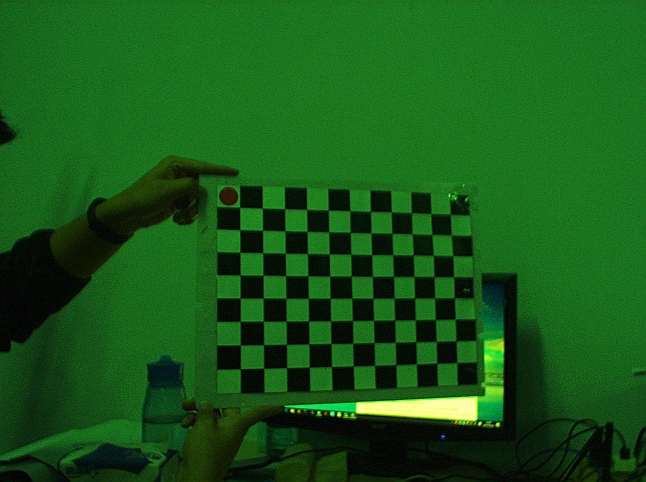
#> input picture opencvtest/image/image10.jpg, 1292 x 964 px (shown at 1/2 size); its folder holds only this picture in this run
$ python findh.py
#> lines starting #> are read from the running program, lines starting #| are printed output that depends on the picture; after the words box and inside, x2 and y2 are one past the last pixel; in counts of white or black regions, pixels touching at a corner belong together; long printed decimals are rounded
import numpy as np
import cv2
import glob

# termination criteria
criteria = (cv2.TERM_CRITERIA_EPS + cv2.TERM_CRITERIA_MAX_ITER, 30, 0.001)
cbrow = 11
cbcol = 8
# prepare object points, like (0,0,0), (1,0,0), (2,0,0) ....,(6,5,0)
objp = np.zeros((cbrow * cbcol,3), np.float32)
objp[:,:2] = np.mgrid[0:cbcol,0:cbrow].T.reshape(-1,2)
objp=objp
# Arrays to store object points and image points from all the images.
objpoints = [] # 3d point in real world space
imgpoints = [] # 2d points in image plane.
images = glob.glob('*.jpg')
for fname in images:
    print(fname,'1')
    gray = cv2.imread(fname,0)
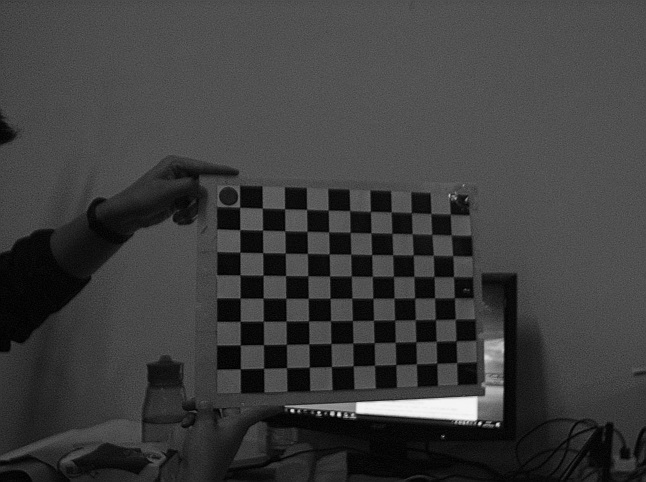
#> gray: shape (964, 1292) (shown at 1/2 size); min 0, max 249, mean 61.1
    # gray = cv2.cvtColor(img,cv2.COLOR_BGR2GRAY)
    # Find the chess board corners
    ret, corners = cv2.findChessboardCorners(gray, (cbcol, cbrow),None)
#> ret = True; corners = 88 rows, first 8: [902.1, 431.3], [902, 470.5], [905.3, 510.1], [907.6, 552.1], [908.3, 594.2], [911, 639], [913, 683.5], [914.7, 725.4]
    # If found, add object points, image points (after refining them)
    if ret == True:
        print(fname,'2')
        objpoints.append(objp)
        corners2=cv2.cornerSubPix(gray,corners,(11,11),(-1,-1),criteria)
#> corners2 = 88 rows, first 8: [900.7, 428.2], [902.8, 470.1], [905.7, 511.5], [907.4, 553.8], [909.4, 595.7], [910.6, 638.6], [912.4, 681.9], [913.9, 725.4]
        imgpoints.append(corners)

        # Draw and display the corners
        cv2.drawChessboardCorners(gray, (cbcol, cbrow), corners2,ret)
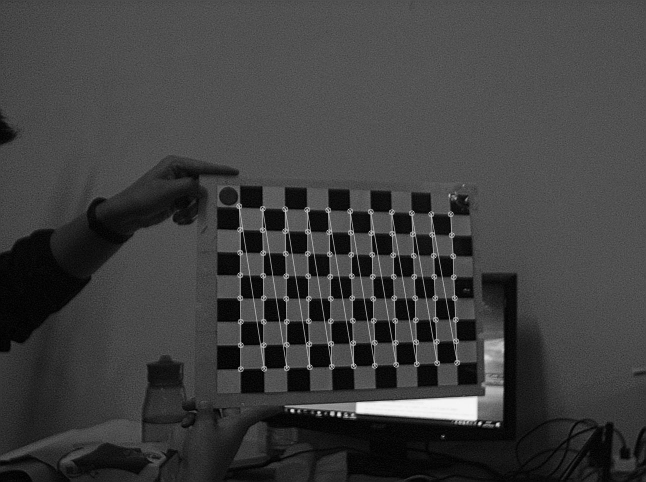
#> gray: shape (964, 1292) (shown at 1/2 size); 2.11% of pixels changed, all inside (x1, y1, x2, y2) = (472, 406, 921, 745)
        #h=cv2.findHomography(objp,corners2)
        #print(fname,h[0])
        cv2.imshow(fname,gray)
        cv2.waitKey(100)
ret, mtx, dist, rvecs, tvecs = cv2.calibrateCamera(objpoints, imgpoints, (1292, 964), None, None)
#> ret = 0.478; mtx = [[1152.5, 0, 591.6], [0, 1150.7, 542.7], [0, 0, 1]]; dist = [[0.358, -6.76, -0.011, -0.00987, 34.58]]; rvecs = ([-0.257, -0.0517, 1.56],); tvecs = ([7.36, -2.69, 27.32],)
print(ret,'\n', mtx ,'\n', dist,'\n', rvecs,'\n', tvecs)
#| 0.4777
#|  [[1.15251861e+03 0.00000000e+00 5.91612486e+02]
#|  [0.00000000e+00 1.15073619e+03 5.42697994e+02]
#|  [0.00000000e+00 0.00000000e+00 1.00000000e+00]]
#|  [[ 3.57772887e-01 -6.75899169e+00 -1.10293181e-02 -9.87284992e-03
#|    3.45792668e+01]]
#|  (array([[-0.257],
#|        [-0.05174],
#|        [ 1.561]]),)
#|  (array([[ 7.362],
#|        [-2.694],
#|        [27.319]]),)

$ run again, on opencvtest/image/image14.jpg
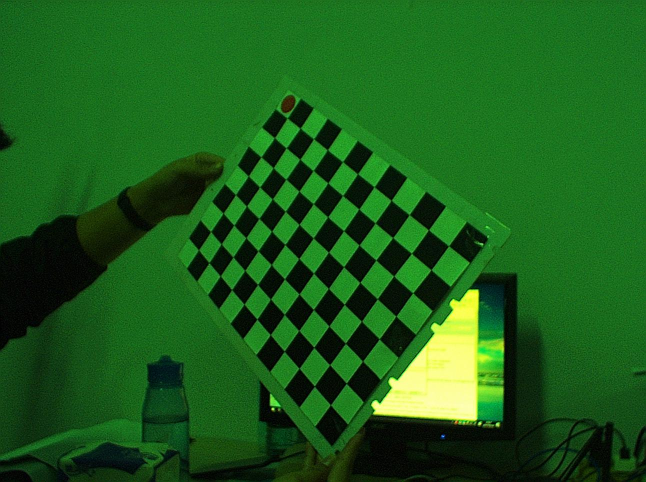
#> input picture opencvtest/image/image14.jpg, 1292 x 964 px (shown at 1/2 size)
#> `gray = cv2.imread(fname,0)`:
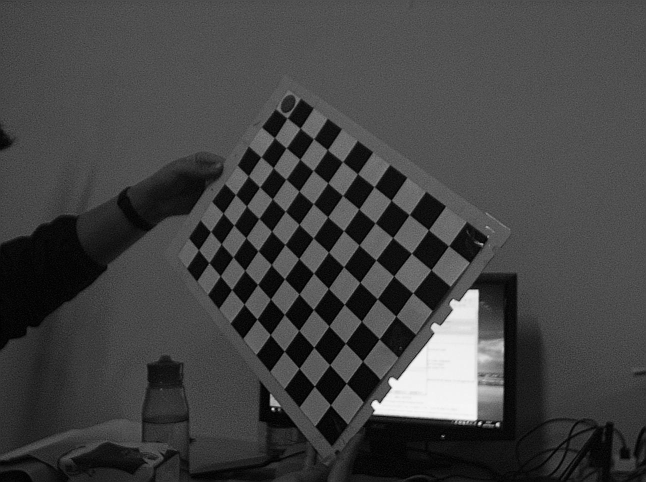
#> gray: shape (964, 1292) (shown at 1/2 size); min 0, max 255, mean 66.3
#> `ret, corners = cv2.findChessboardCorners(gray, (cbcol, cbrow),None)`: ret = True; corners = 88 rows, first 8: [894, 493], [862, 537], [822, 586], [792.3, 632.5], [758.7, 677.6], [725.5, 722.5], [693.2, 766.5], [661, 809.7]
#> corners2 = 88 rows, first 8: [897.5, 491.9], [862.4, 540], [825.8, 586.1], [792.2, 632.6], [758.8, 677.8], [725.6, 722.8], [693, 766.7], [661.3, 810]
#> `cv2.drawChessboardCorners(gray, (cbcol, cbrow), corners2,ret)`:
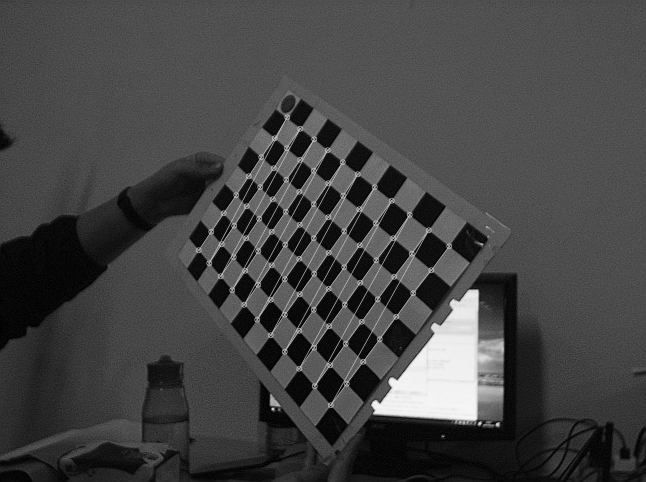
#> gray: shape (964, 1292) (shown at 1/2 size); 2.11% of pixels changed, all inside (x1, y1, x2, y2) = (391, 228, 905, 817)
#> `ret, mtx, dist, rvecs, tvecs = cv2.calibrateCamera(objpoints, imgpoint..`: ret = 0.587; mtx = [[1705.5, 0, 671.4], [0, 1587, 367.3], [0, 0, 1]]; dist = [[0.196, -3.67, -0.00164, 0.0316, 17.97]]; rvecs = ([0.612, 0.721, 2.08],); tvecs = ([3.53, 2.1, 27.1],)
#| 0.5872
#|  [[1.70548015e+03 0.00000000e+00 6.71364939e+02]
#|  [0.00000000e+00 1.58696239e+03 3.67280537e+02]
#|  [0.00000000e+00 0.00000000e+00 1.00000000e+00]]
#|  [[ 1.95586284e-01 -3.66801416e+00 -1.64125783e-03  3.16096102e-02
#|    1.79713637e+01]]
#> (further printed lines are left out)

$ run again, on opencvtest/image/image15.jpg
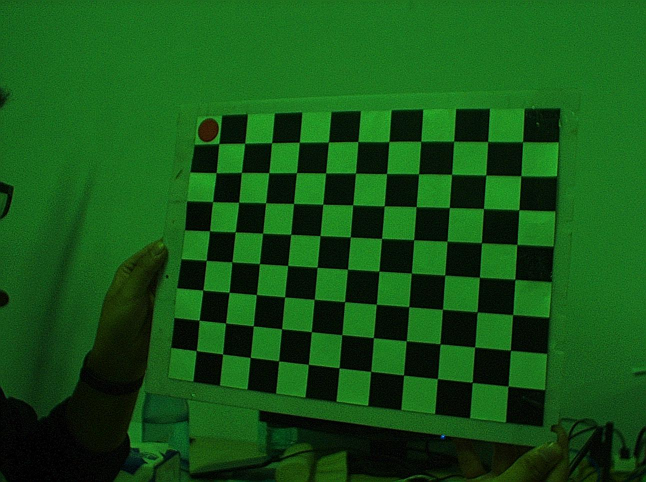
#> input picture opencvtest/image/image15.jpg, 1292 x 964 px (shown at 1/2 size)
#> `gray = cv2.imread(fname,0)`:
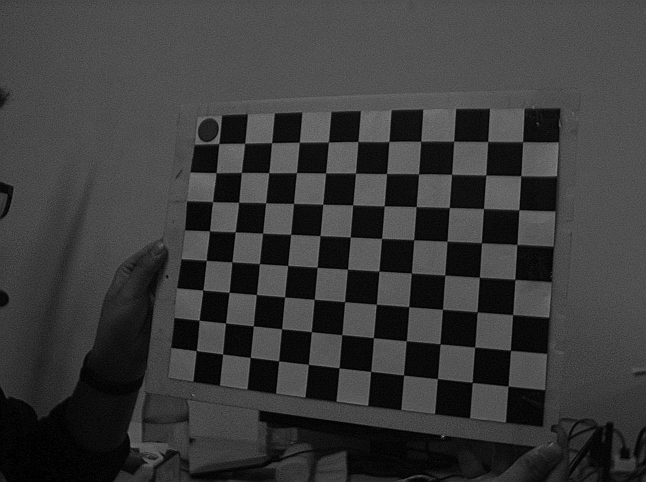
#> gray: shape (964, 1292) (shown at 1/2 size); min 0, max 154, mean 58
#> `ret, corners = cv2.findChessboardCorners(gray, (cbcol, cbrow),None)`: ret = True; corners = 88 rows, first 8: [1045.2, 283.2], [1042.6, 351.4], [1038.1, 419.5], [1034.3, 488.7], [1030.3, 558.4], [1026.4, 629.1], [1020.8, 700.4], [1017, 772.2]
#> corners2 = 88 rows, first 8: [1045.5, 283.5], [1042.3, 351.7], [1038.2, 419.7], [1034.3, 489.3], [1030.3, 558.9], [1025.8, 629.3], [1021.3, 701], [1016.6, 772.5]
#> `cv2.drawChessboardCorners(gray, (cbcol, cbrow), corners2,ret)`:
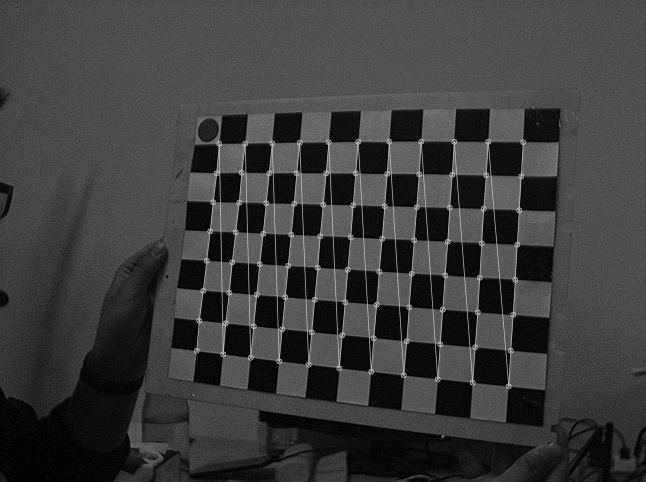
#> gray: shape (964, 1292) (shown at 1/2 size); 2.86% of pixels changed, all inside (x1, y1, x2, y2) = (387, 277, 1053, 779)
#> `ret, mtx, dist, rvecs, tvecs = cv2.calibrateCamera(objpoints, imgpoint..`: ret = 0.538; mtx = [[1306, 0, 575.4], [0, 1349.3, 518.1], [0, 0, 1]]; dist = [[-0.0307, -1.08, -0.00338, 0.0137, 4]]; rvecs = ([0.17, 0.375, 1.63],); tvecs = ([6.96, -3.38, 19.37],)
#| 0.538
#|  [[1.30603539e+03 0.00000000e+00 5.75374192e+02]
#|  [0.00000000e+00 1.34925705e+03 5.18050474e+02]
#|  [0.00000000e+00 0.00000000e+00 1.00000000e+00]]
#|  [[-3.07372554e-02 -1.07548631e+00 -3.37887903e-03  1.36707410e-02
#|    4.00159036e+00]]
#> (further printed lines are left out)

$ run again, on opencvtest/image/image16.jpg
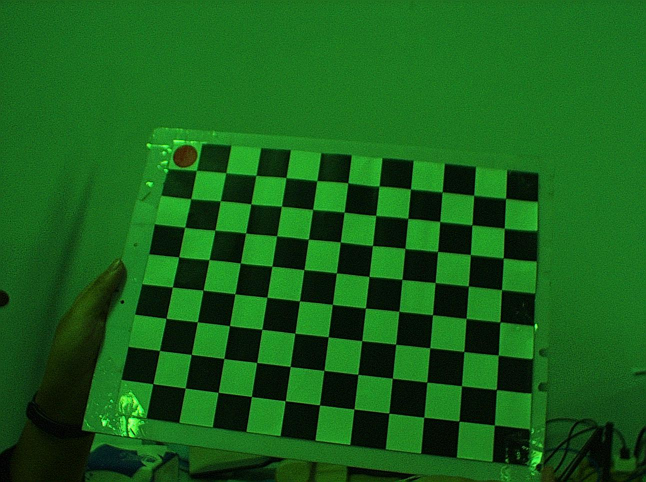
#> input picture opencvtest/image/image16.jpg, 1292 x 964 px (shown at 1/2 size)
#> `gray = cv2.imread(fname,0)`:
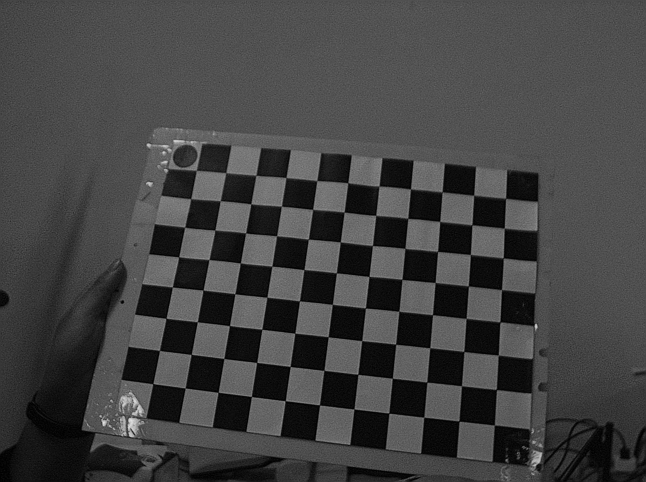
#> gray: shape (964, 1292) (shown at 1/2 size); min 0, max 238, mean 66.5
#> `ret, corners = cv2.findChessboardCorners(gray, (cbcol, cbrow),None)`: ret = True; corners = 88 rows, first 8: [1012.4, 397.2], [1006, 455], [1005, 519], [1003.2, 579.2], [1000.3, 642.6], [997.3, 710.2], [992.4, 778.8], [988.3, 850.9]
#> corners2 = 88 rows, first 8: [1011.6, 397], [1008.8, 456.7], [1006.7, 516.3], [1003.4, 579.8], [1000.3, 644.4], [997, 710.5], [993.2, 779.5], [989.2, 850.6]
#> `cv2.drawChessboardCorners(gray, (cbcol, cbrow), corners2,ret)`:
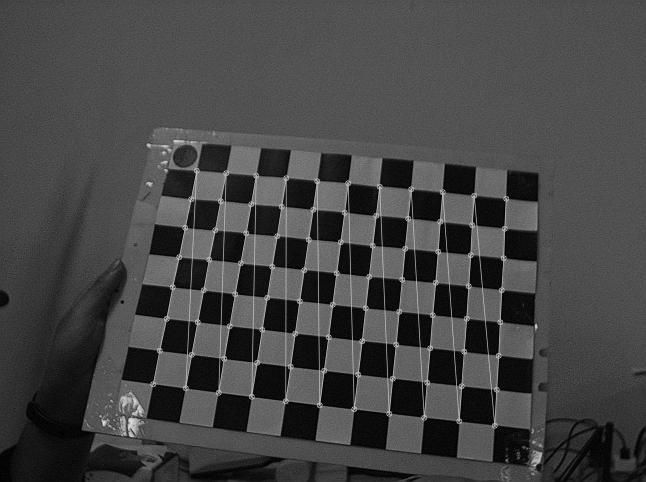
#> gray: shape (964, 1292) (shown at 1/2 size); 2.83% of pixels changed, all inside (x1, y1, x2, y2) = (300, 335, 1019, 858)
#> `ret, mtx, dist, rvecs, tvecs = cv2.calibrateCamera(objpoints, imgpoint..`: ret = 0.434; mtx = [[1593.8, 0, 660], [0, 1580.8, 404.9], [0, 0, 1]]; dist = [[-0.318, 2.08, 0.0166, 0.00247, -8.45]]; rvecs = ([-0.234, 0.375, 1.66],); tvecs = ([5.53, -0.15, 24.81],)
#| 0.434
#|  [[1.59378346e+03 0.00000000e+00 6.59954354e+02]
#|  [0.00000000e+00 1.58077390e+03 4.04932884e+02]
#|  [0.00000000e+00 0.00000000e+00 1.00000000e+00]]
#|  [[-3.17701071e-01  2.07809543e+00  1.66048162e-02  2.47073539e-03
#|   -8.44916823e+00]]
#> (further printed lines are left out)

$ run again, on opencvtest/image/image11.jpg
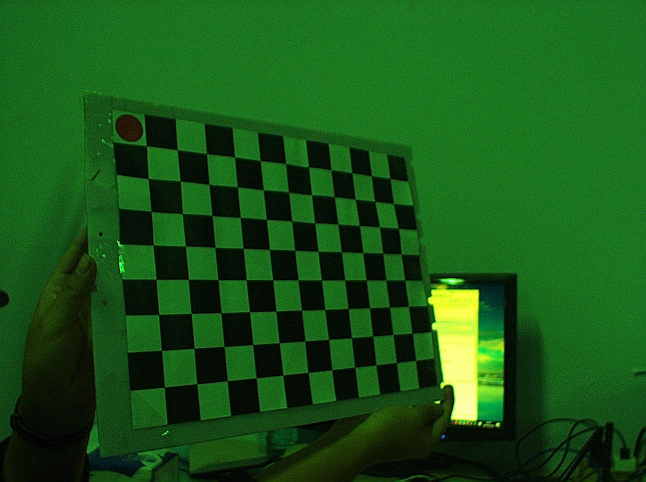
#> input picture opencvtest/image/image11.jpg, 1292 x 964 px (shown at 1/2 size)
#> `gray = cv2.imread(fname,0)`:
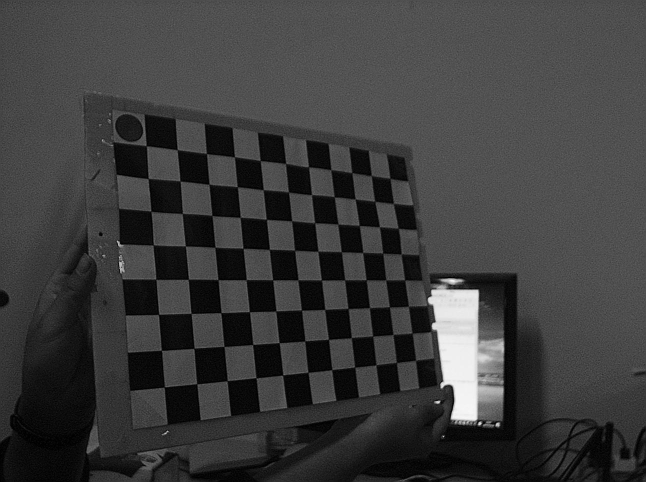
#> gray: shape (964, 1292) (shown at 1/2 size); min 0, max 255, mean 60.3
#> `ret, corners = cv2.findChessboardCorners(gray, (cbcol, cbrow),None)`: ret = True; corners = 88 rows, first 8: [779.9, 356], [787.1, 406.6], [795.3, 455.2], [803.5, 508.5], [808.8, 559.8], [817.5, 612.3], [824, 664.6], [825, 715]
#> corners2 = 88 rows, first 8: [780.2, 356.6], [787.2, 406.7], [797, 456.7], [803.1, 507.8], [809.6, 559.9], [817.4, 613.2], [824.4, 666.4], [831.7, 720.7]
#> `cv2.drawChessboardCorners(gray, (cbcol, cbrow), corners2,ret)`:
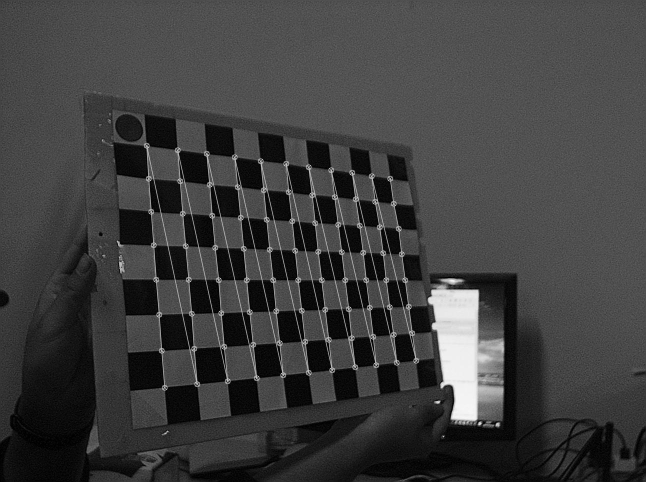
#> gray: shape (964, 1292) (shown at 1/2 size); 2.68% of pixels changed, all inside (x1, y1, x2, y2) = (287, 285, 839, 782)
#> `ret, mtx, dist, rvecs, tvecs = cv2.calibrateCamera(objpoints, imgpoint..`: ret = 0.717; mtx = [[1086.2, 0, 684], [0, 1214.3, 613.5], [0, 0, 1]]; dist = [[-0.279, 1.78, -0.00706, -0.016, -4.71]]; rvecs = ([-0.591, -0.292, 1.44],); tvecs = ([2.1, -4.9, 22.96],)
#| 0.7165
#|  [[1.08615818e+03 0.00000000e+00 6.83966239e+02]
#|  [0.00000000e+00 1.21425269e+03 6.13475226e+02]
#|  [0.00000000e+00 0.00000000e+00 1.00000000e+00]]
#|  [[-0.2793  1.777 -0.007063 -0.01599 -4.710]]
#|  (array([[-0.5914],
#> (further printed lines are left out)
